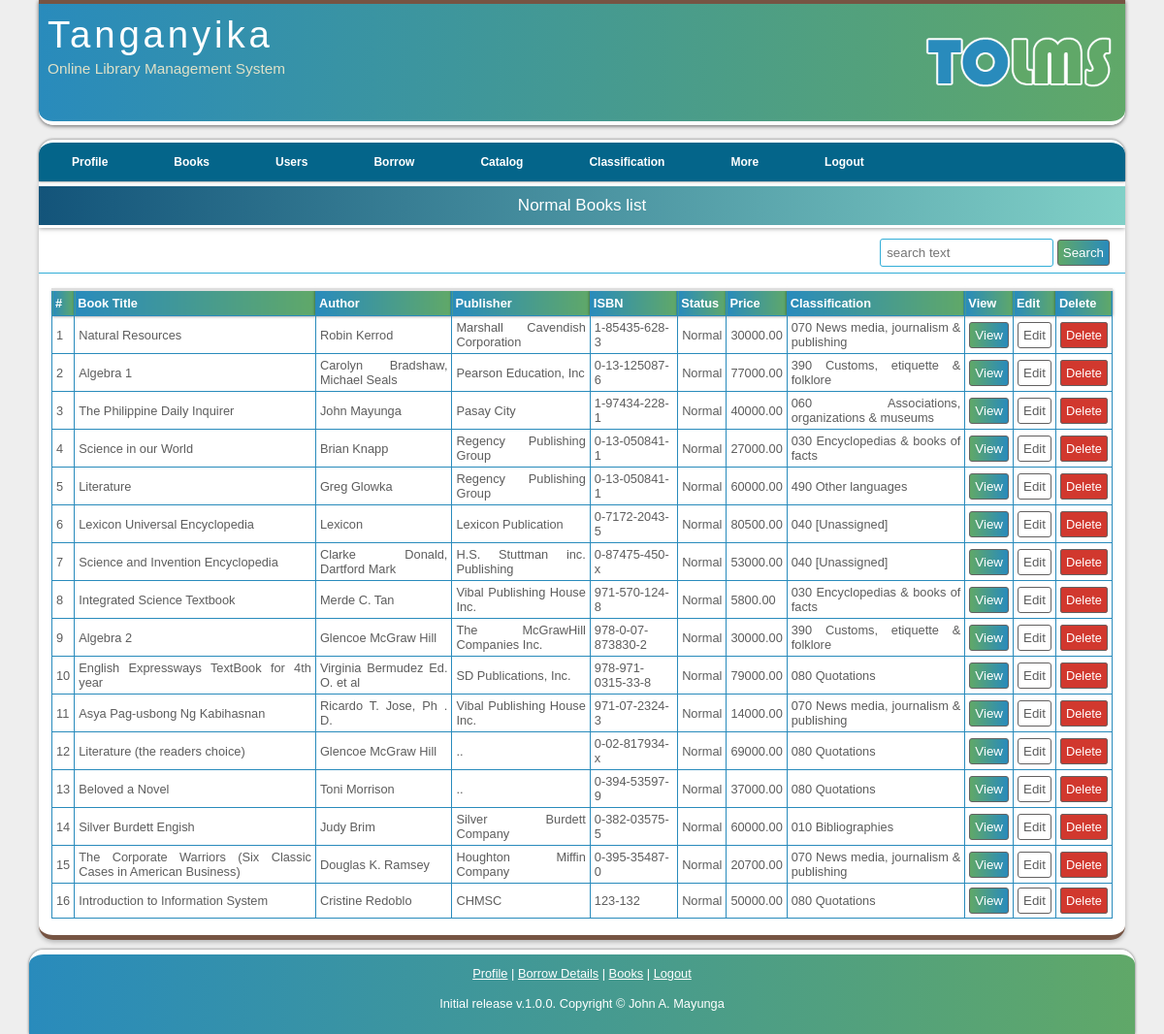
The page /viewBooksNormal.php (signed in) on the database its author committed.
### tables this page shows
CREATE TABLE `books` (
  `bookID` int(11) NOT NULL,
  `bookTitle` varchar(100) NOT NULL,
  `author` varchar(50) NOT NULL,
  `bookPub` varchar(100) NOT NULL,
  `pages` varchar(40) NOT NULL,
  `ISBN` varchar(50) NOT NULL,
  `copyrightYear` int(11) NOT NULL,
  `dateReceived` datetime NOT NULL,
  `dateAdded` datetime NOT NULL,
  `status` enum('Normal','Reference') NOT NULL DEFAULT 'Normal',
  `price` decimal(10,2) NOT NULL,
  `classID` int(50) NOT NULL
);

CREATE TABLE `classification` (
  `classID` int(11) NOT NULL,
  `deweyNo` varchar(5) NOT NULL,
  `className` varchar(50) DEFAULT NULL
);

### AppRoot/init.inc.php (called while the page is built, shortened)
<?php
$host = 'localhost';
$user = 'atchosti_tolms';
$password = 'MayungaPassword';
$database = 'atchosti_tolms';
$link = mysqli_connect($host, $user, $password, $database );
if(isset($_SESSION['userID'])){
    $sessionULe           = $_SESSION['uLevel'];
}
require_once ('AppRoot/Functions/functions.php');
require_once ('AppRoot/Functions/viewFunctions.php');

### AppRoot/Functions/viewFunctions.php (called while the page is built, shortened)
<?php
function viewBooks($status = '', $filter = ''){
    global $link;
    $query          = "SELECT * FROM books WHERE bookID <> '' ";
    if(!empty($status)){
        $query .= " AND status = '{$status}' ";
    }
    $queryresult = mysqli_query($link, $query);
    return $queryresult;
}
function getClassificationFromID($classID){
    global $link;
    $classID = secureText(checkValue($classID, 'Classification is empty!'));
    $result = mysqli_query($link, "SELECT * FROM classification where classID = '{$classID}'");
    if($result){
        $row = mysqli_fetch_assoc($result);
        $classification = $row['deweyNo'] . " " . $row['className'];
        return $classification;
    }
}

### AppRoot/Functions/functions.php (called while the page is built, shortened)
<?php
function secureText ($text) {
    global $link;
    $string = trim ($text);
    $securedString = mysqli_real_escape_string ($link, $string);
    return $securedString;
}
function checkValue($value, $message){
    return $value;
}

### viewBooksNormal.php (the view, shortened to what this page needs)
<?php
include('AppRoot/init.inc.php');
$filter = ''; $status = 'Normal';
?>
<!DOCTYPE HTML>
<html>
    <?php require_once 'AppRoot/Includes/head.inc';?>
    <body>
      <div id="main">
          <?php include 'AppRoot/Includes/header.inc'; ?>
          <?php include 'AppRoot/Includes/navigation.inc'; ?>
        <div id="site_content">
            <div class="my-title">Normal Books list</div>
            <?php include('AppRoot/Includes/searchForm.inc'); ?>
            <div class="contents-manage">
                <table class="data-table">
                    <tr>
                       <th>#</th><th>Book Title</th><th>Author</th><th>Publisher</th><th>ISBN</th><th>Status</th><th>Price</th><th>Classification</th><th>View</th>
                       <?php if($sessionULe == 'Admin' || $sessionULe == 'Librarian') : ?>
                       <th>Edit</th>
                       <th>Delete</th>
                       <?php endif; ?>
                    </tr>
                        <tbody>
                        <?php
                        $number = 1;
                        foreach (viewBooks($status, $filter) as $user) :
                            extract($user);
                        ?>
                            <tr>
                                <td><?= $number; ?></td>
                                <td><?= $bookTitle; ?></td>
                                <td><?= $author; ?></td>
                                <td><?= $bookPub; ?></td>
                                <td><?= $ISBN; ?></td>
                                <td><?= $status; ?></td>
                                <td><?= $price; ?></td>
                                <td><?= getClassificationFromID($classID); ?></td>
                                <td>
                                    <form action="viewBook.php" method="POST">
                                        <input type="submit" class="control-button view" name="viewFullBook" value="View"/>
                                    </form>
                                </td>
                                <?php if($sessionULe == 'Admin' || $sessionULe == 'Librarian') : ?>
                                <td>
                                    <form action="manageBook.php" method="POST">
                                        <input type="submit" class="control-button edit" name="editBook" value="Edit"/>
                                    </form>
                                </td>
                                <td>
                                    <a href="viewBooksNormal.php?deleteBook=<?=$bookID ?>" OnClick="return confirm('Are you sure you want to delete this book <?= $bookTitle ;?> ?')" class="control-button delete" >Delete</a>
                                </td>
                                <?php endif; ?>
                            </tr>
                        <?php
                            $number ++;
                            endforeach;
                        ?>
                        </tbody>
                    </table>
                </div>
            </div>
        </div>
        <?php include 'AppRoot/Includes/footer.inc'; ?>
    </body>
</html>

### AppRoot/Assets/CSS/styles.css (style rules this page uses)
* { margin: 0; padding: 0; }
body { font: normal .80em 'trebuchet ms', arial, sans-serif; background: #eee; color: #5D5D5D; text-align: justify; }
a, a:hover { background: transparent; text-decoration: underline; color: #51A9FB; }
#main { max-width: 1120px; padding: 0 20px 0 20px; margin: 0 auto 10px auto; }
#site_content { width: 100%; min-height: 480px; overflow: hidden; padding: 0px; background: #fff; border-top: 5px solid #fff; border-bottom: 5px solid #765443;; border-radius: 0 0 15px 15px; color: #5D5D5D; box-shadow: 0 2px 5px 0 rgba(0,0,0,.26); margin-bottom: 10px; }
.my-title { padding: 10px; background: linear-gradient(to right, #13547a, #80d0c7); border-bottom: 3px solid #fff; color: #fff; font-size: 17px; margin-bottom: 5px; text-align: center; box-shadow: 0 0 5px rgba(0,0,0,.5); }
.contents-manage { padding: 15px 13px 17px 13px; }
.control-button { padding: 5px; border: 1px solid #636161; border-radius: 3px; color: #fff; text-decoration: none; outline: none; }
.delete { background-color: #d1382e; }
.edit { background-color: #fff; color: #5D5D5D; }
.view { background: linear-gradient(to right, #60A868, #298BBC); }
table { border-collapse: collapse; }
.data-table { border-top: 3px solid #ddd; width: 100%; }
.data-table th, .data-table td { vertical-align: middle; border: 1px solid #298BBC; }
.data-table th { background: linear-gradient(to right, #298BBC, #60A868); padding: 5px 3px; color: #fff; box-shadow: 0 0 3px rgba(0,0,0,.5); }
.data-table td { padding: 4px; }

### rows shown on the page
books: bookTitle "Natural Resources", author "Robin Kerrod", bookPub "Marshall Cavendish Corporation", ISBN "1-85435-628-3", status "Normal", price "30000.00", classID.className "070 News media, journalism & publishing"
books: bookTitle "Algebra 1", author "Carolyn Bradshaw, Michael Seals", bookPub "Pearson Education, Inc", ISBN "0-13-125087-6", status "Normal", price "77000.00", classID.className "390 Customs, etiquette & folklore"
books: bookTitle "The Philippine Daily Inquirer", author "John Mayunga", bookPub "Pasay City", ISBN "1-97434-228-1", status "Normal", price "40000.00", classID.className "060 Associations, organizations & museums"
books: bookTitle "Science in our World", author "Brian Knapp", bookPub "Regency Publishing Group", ISBN "0-13-050841-1", status "Normal", price "27000.00", classID.className "030 Encyclopedias & books of facts"
books: bookTitle "Literature", author "Greg Glowka", bookPub "Regency Publishing Group", ISBN "0-13-050841-1", status "Normal", price "60000.00", classID.className "490 Other languages"
books: bookTitle "Lexicon Universal Encyclopedia", author "Lexicon", bookPub "Lexicon Publication", ISBN "0-7172-2043-5", status "Normal", price "80500.00", classID.className "040 [Unassigned]"
books: bookTitle "Science and Invention Encyclopedia", author "Clarke Donald, Dartford Mark", bookPub "H.S. Stuttman inc. Publishing", ISBN "0-87475-450-x", status "Normal", price "53000.00", classID.className "040 [Unassigned]"
books: bookTitle "Integrated Science Textbook", author "Merde C. Tan", bookPub "Vibal Publishing House Inc.", ISBN "971-570-124-8", status "Normal", price "5800.00", classID.className "030 Encyclopedias & books of facts"
books: bookTitle "Algebra 2", author "Glencoe McGraw Hill", bookPub "The McGrawHill Companies Inc.", ISBN "978-0-07-873830-2", status "Normal", price "30000.00", classID.className "390 Customs, etiquette & folklore"
books: bookTitle "English Expressways TextBook for 4th year", author "Virginia Bermudez Ed. O. et al", bookPub "SD Publications, Inc.", ISBN "978-971-0315-33-8", status "Normal", price "79000.00", classID.className "080 Quotations"
books: bookTitle "Asya Pag-usbong Ng Kabihasnan", author "Ricardo T. Jose, Ph . D.", bookPub "Vibal Publishing House Inc.", ISBN "971-07-2324-3", status "Normal", price "14000.00", classID.className "070 News media, journalism & publishing"
books: bookTitle "Literature (the readers choice)", author "Glencoe McGraw Hill", bookPub "..", ISBN "0-02-817934-x", status "Normal", price "69000.00", classID.className "080 Quotations"
books: bookTitle "Beloved a Novel", author "Toni Morrison", bookPub "..", ISBN "0-394-53597-9", status "Normal", price "37000.00", classID.className "080 Quotations"
books: bookTitle "Silver Burdett Engish", author "Judy Brim", bookPub "Silver Burdett Company", ISBN "0-382-03575-5", status "Normal", price "60000.00", classID.className "010 Bibliographies"
books: bookTitle "The Corporate Warriors (Six Classic Cases in American Business)", author "Douglas K. Ramsey", bookPub "Houghton Miffin Company", ISBN "0-395-35487-0", status "Normal", price "20700.00", classID.className "070 News media, journalism & publishing"
books: bookTitle "Introduction to Information System", author "Cristine Redoblo", bookPub "CHMSC", ISBN "123-132", status "Normal", price "50000.00", classID.className "080 Quotations"
